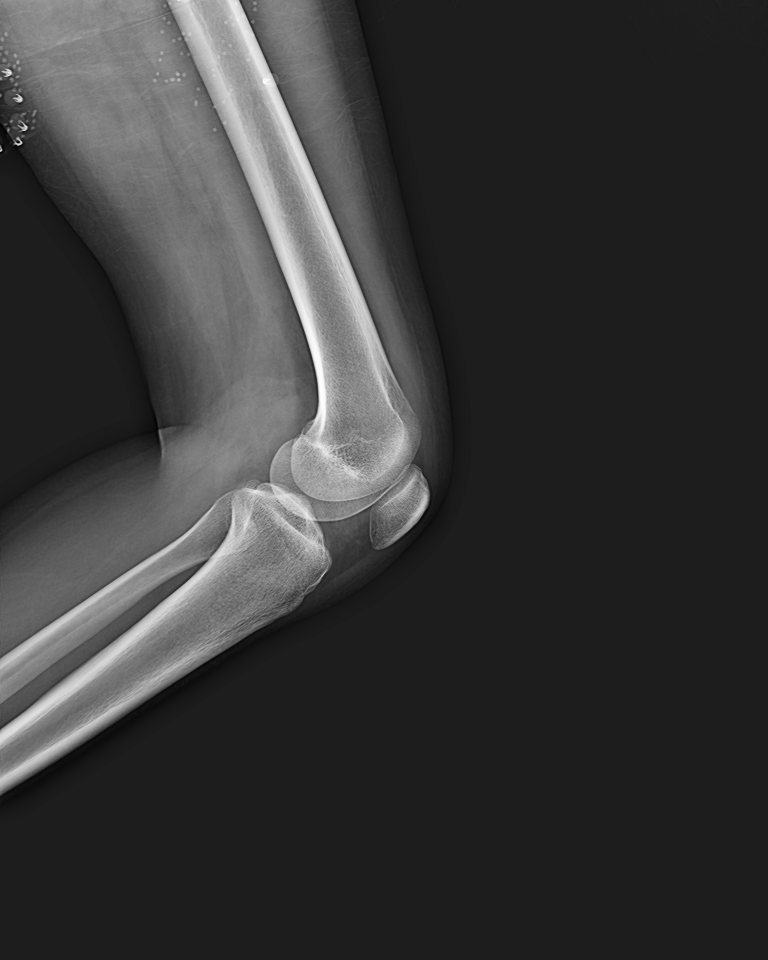
#> input picture zz_projects/xray/dataset/classification/test/no_fracture/IMG0000192.jpg, 2304 x 2880 px, found by its file name (shown at 1/3 size)
$ python data_preprocessing.py
#> lines starting #> are read from the running program, lines starting #| are printed output that depends on the picture
# [77 lines of commented-out code are left out]


import os
import numpy as np
from PIL import Image
import sys
from collections import defaultdict

sys.stdout.reconfigure(encoding='utf-8')

# Configuration
source_base_dir = r"dataset/classification"
processed_data_dir = r"processed_data\classification"
splits = ["train", "val", "test"]
img_height, img_width = 224, 224
classes = ['no_fracture', 'fracture']
class_to_idx = {cls: idx for idx, cls in enumerate(classes)}

# Create output directory
os.makedirs(processed_data_dir, exist_ok=True)

def preprocess_split(split_name):
    """Process a dataset split with enhanced error handling and logging"""
#> called with split_name = 'train'
    x_data, y_data = [], []
    split_stats = defaultdict(int)
    error_log = []

    split_dir = os.path.join(source_base_dir, split_name)
    print(f"\n{'='*40}\nProcessing {split_name.upper()} split\n{'='*40}")

    for cls in classes:
        class_dir = os.path.join(split_dir, cls)
        if not os.path.exists(class_dir):
            print(f"⚠️ Warning: Missing directory {class_dir}")
            continue

        valid_extensions = ('.jpg', '.jpeg', '.png', '.webp')
        image_files = [f for f in os.listdir(class_dir)
                      if f.lower().endswith(valid_extensions)]

        print(f"Processing {len(image_files)} images for class '{cls}'...")

        for img_name in image_files:
            img_path = os.path.join(class_dir, img_name)
            try:
                # Use context manager for file handling
                with Image.open(img_path) as img:
#> img is the input picture: PIL image 2304x2880 L; min 0, max 255, mean 56.3
                    img = img.convert('RGB').resize((img_width, img_height))
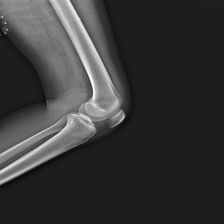
#> img: PIL image 224x224 RGB; min 8, max 255, mean 56.3
                    img_array = np.array(img, dtype=np.float32) / 255.0  # float32 for efficiency

                    x_data.append(img_array)
                    y_data.append(class_to_idx[cls])
                    split_stats[cls] += 1
            except Exception as e:
                error_log.append(f"{img_path}: {str(e)}")

    # Save data with validation
    if x_data:
        x_data = np.array(x_data, dtype=np.float32)
        y_data = np.array(y_data)

        np.save(os.path.join(processed_data_dir, f'X_{split_name}.npy'), x_data)
        np.save(os.path.join(processed_data_dir, f'y_{split_name}.npy'), y_data)
        print(f"\n✅ Saved {len(x_data)} samples for {split_name.upper()}")
    else:
        print(f"\n❌ No valid data found for {split_name.upper()}!")

    # Save errors with split-specific logging
    if error_log:
        error_path = os.path.join(processed_data_dir, f'processing_errors_{split_name}.log')
        with open(error_path, 'w', encoding='utf-8') as f:
            f.write('\n'.join(error_log))
        print(f"⚠️ Saved {len(error_log)} error(s) to {error_path}")

    # Print class distribution
    print("\nClass Distribution:")
    for cls, count in split_stats.items():
        print(f"{cls}: {count} samples ({count/len(x_data):.1%})")

# Process all splits
for split in splits:
    preprocess_split(split)

print("\nData preprocessing completed!")

# Verification with enhanced checks
def verify_dataset():
    print("\nData Verification:")
    for split in splits:
        try:
            x = np.load(os.path.join(processed_data_dir, f'X_{split}.npy'))
            y = np.load(os.path.join(processed_data_dir, f'y_{split}.npy'))
            print(f"{split.upper():<10} | Features: {x.shape} | Labels: {y.shape} | "
                  f"Mean: {x.mean():.3f} | Range: [{x.min():.3f}, {x.max():.3f}]")
        except FileNotFoundError:
            print(f"{split.upper():<10} | Data not found")

verify_dataset()
